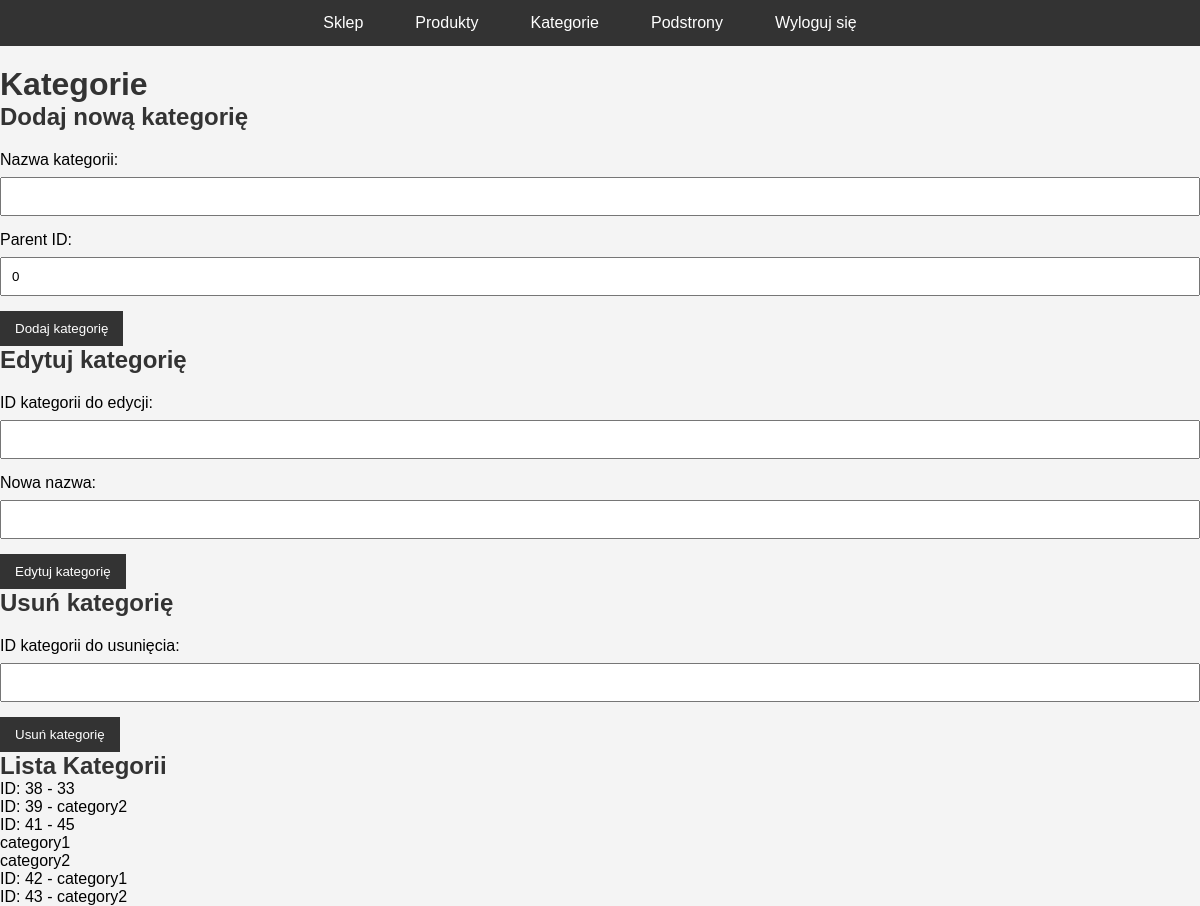
/lab12/php/kategorie.php (signed in), run on an earlier commit of the app's database.
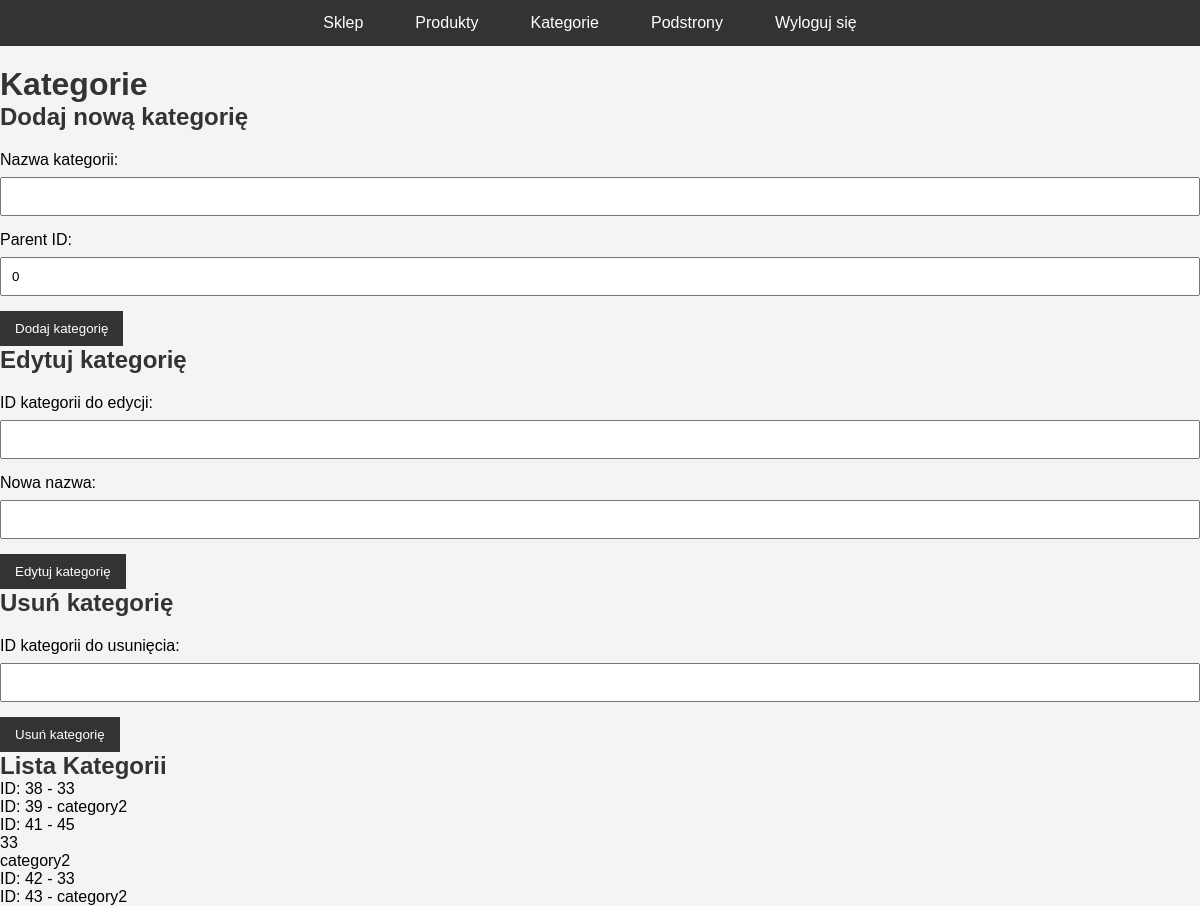
And on a later commit of the database.
### tables this page shows
CREATE TABLE `categories` (
  `id` int(11) NOT NULL,
  `parent_id` int(11) DEFAULT 0,
  `name` varchar(255) NOT NULL
);

### lab12/php/categories.php (the view, shortened to what this page needs)
<?php
include('../cfg.php');
function PokazKategorie() {
    global $con;
    $query = "SELECT id, parent_id, name FROM categories";
    $result = mysqli_query($con, $query);
    if ($result) {
        echo '<h2>Lista Kategorii</h2>';
        echo '<ul>';
        while ($row = mysqli_fetch_assoc($result)) {
            echo '<li>ID: ' . $row['id'] . ' - ' . $row['name'];
            WyswietlPodkategorie($row['id']);
            echo '</li>';
        }
        echo '</ul>';
    } else {
        echo 'Błąd przy pobieraniu danych z bazy danych.';
    }
}
function WyswietlPodkategorie($parent_id) {
    global $con;
    $query = "SELECT id, name FROM categories WHERE parent_id = $parent_id";
    $result = mysqli_query($con, $query);
    if ($result && mysqli_num_rows($result) > 0) {
        echo '<ul>';
        while ($row = mysqli_fetch_assoc($result)) {
            echo '<li>' . $row['name'];
            WyswietlPodkategorie($row['id']);
            echo '</li>';
        }
        echo '</ul>';
    }
}
?>

### lab12/php/kategorie.php (shortened to what this page needs)
<?php
include('categories.php');
?>
<!DOCTYPE html>
<html lang="en">
<head>
    <link rel="stylesheet" href="../css/style_shop.css">
</head>
<body>
<div class="navigation">
    <ul>
        <li><a href="sklep.php">Sklep</a></li>
        <li><a href="produkt.php">Produkty</a></li>
        <li><a href="kategorie.php">Kategorie</a></li>
        <li><a href="podstrony.php">Podstrony</a></li>
        <li><a href="logout.php">Wyloguj się</a></li>
    </ul>
</div>
<h1>Kategorie</h1>
<h2>Dodaj nową kategorię</h2>
<form method="post" action="">
    <label>Nazwa kategorii:</label>
    <input type="text" name="category_name" required>
    <label>Parent ID:</label>
    <input type="text" name="parent_id" value="0">
    <button type="submit" name="add_category">Dodaj kategorię</button>
</form>
<h2>Edytuj kategorię</h2>
<form method="post" action="">
    <label>ID kategorii do edycji:</label>
    <input type="text" name="edit_category_id" required>
    <label>Nowa nazwa:</label>
    <input type="text" name="new_category_name" required>
    <button type="submit" name="edit_category">Edytuj kategorię</button>
</form>
<h2>Usuń kategorię</h2>
<form method="post" action="">
    <label>ID kategorii do usunięcia:</label>
    <input type="text" name="delete_category_id" required>
    <button type="submit" name="delete_category">Usuń kategorię</button>
</form>
<?php PokazKategorie(); ?>
</body>
</html>

### lab12/css/style_shop.css (style rules this page uses)
body, h1, h2, p, ul, li { margin: 0; padding: 0; }
body { font-family: 'Arial', sans-serif; background-color: #f4f4f4; margin: 0; padding: 0; }
h2 { color: #333; }
.navigation { background-color: #333; overflow: hidden; text-align: center; margin-bottom: 20px; }
.navigation ul { list-style-type: none; margin: 0; padding: 0; display: flex; justify-content: center; }
.navigation li { margin-right: 20px; }
.navigation a { display: block; color: white; text-align: center; padding: 14px 16px; text-decoration: none; }
h1, h2 { color: #333; }
form { margin-top: 20px; }
label { display: block; margin-bottom: 8px; }
input { width: 100%; padding: 10px; margin-bottom: 15px; box-sizing: border-box; }
button { background-color: #333; color: #fff; padding: 10px 15px; cursor: pointer; border: none; }

What changed in the data, as far as the page shows it:
changed categories id 42: name "category1" → "33"
